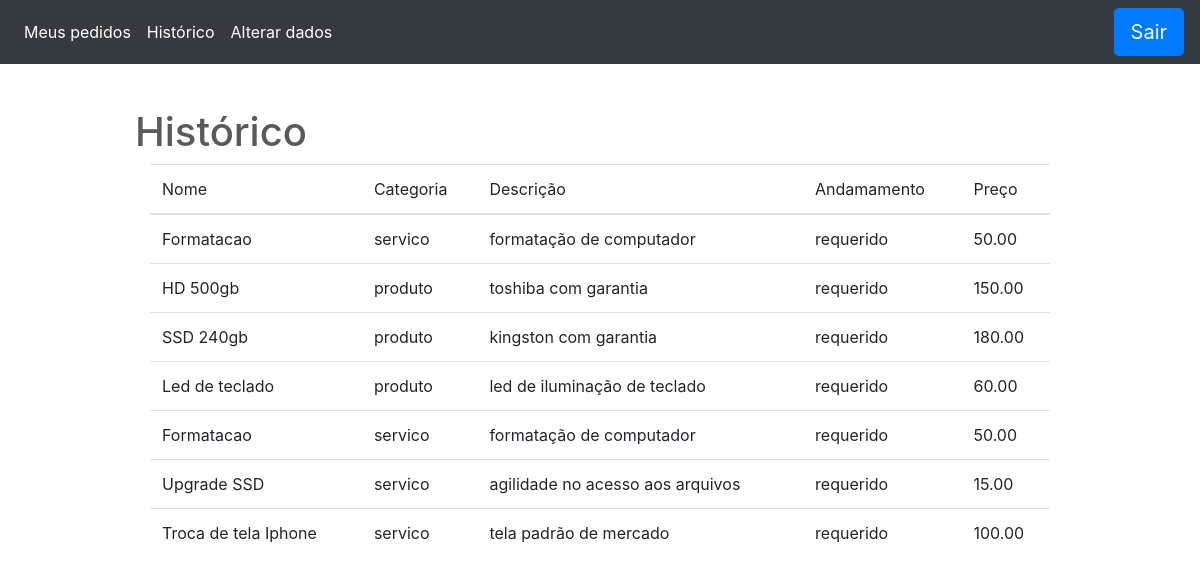
Before: /Controlers/Historico.php with the older database file.
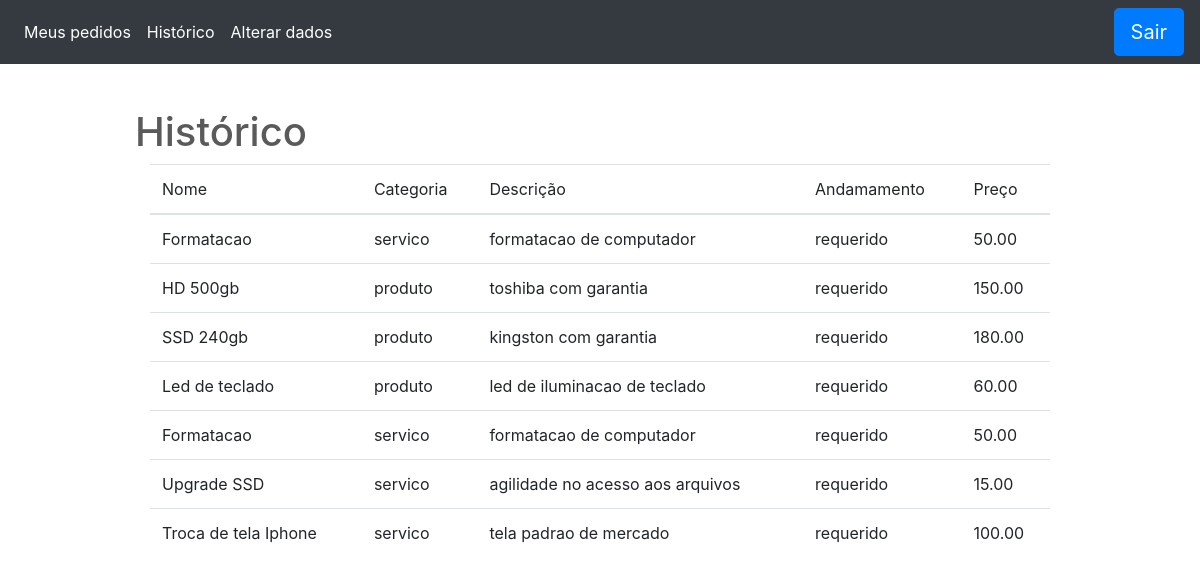
After: the same page with the newer database file.
### tables this page shows
CREATE TABLE venda
(
  id INT NOT NULL AUTO_INCREMENT,
  id_cliente INT NOT NULL,
  id_produto INT NOT NULL,
  andamento VARCHAR(150) NOT NULL,
  PRIMARY KEY(id)
);

CREATE TABLE produtos
(
  id INT NOT NULL AUTO_INCREMENT,
  nome VARCHAR(150) NOT NULL,
  preco DOUBLE(9,2) NOT NULL,
  quantidade INT NOT NULL,
  categoria ENUM('servico', 'produto'),
  descricao VARCHAR(150),
  PRIMARY KEY(id)
);

### Controlers/Consulta_vendas.php (called while the page is built)
<?php
    include('Conexao.php');
    $result_vend = mysqli_query($con,"SELECT * FROM venda");
?>

### Controlers/Consulta_historico.php (called while the page is built)
<?php
    include('Conexao.php');
    include('Consulta_vendas.php');
    $dadosv = $result_vend->fetch_array();
    $iv = $dadosv['id_cliente'];
    $result_hist = mysqli_query($con,"SELECT p.id, p.nome,p.categoria, p.descricao, v.andamento, p.preco FROM venda v INNER JOIN cliente c ON c.id = v.id_cliente INNER JOIN produtos p ON v.id_produto=p.id WHERE v.id_cliente = '$iv' ");
?>

### Controlers/Historico.php (the view, shortened to what this page needs)
<?php
    include('Conexao.php');
    include('Consulta_vendas.php');
    include('Consulta_historico.php');
?>
<!DOCTYPE html>
<html lang="pt-br">
  <head>
      <link rel="stylesheet" href="../Models/reset.css">
      <link rel="stylesheet" href="../Models/css/bootstrap.min.css">
      <link rel="stylesheet" href="../Models/css/bootstrap.css">
      <link rel="stylesheet" href="../Models/Carousel.css">
      <link rel="stylesheet" href="../Models/Estilo.css">
  </head>
  <body>
        <header>
            <nav class="navbar navbar-expand-md navbar-dark fixed-top bg-dark">
              <div class="collapse navbar-collapse" id="navbarCollapse">
                <ul class="navbar-nav mr-auto">
                    <li class="nav-item active">
                    <a class="nav-link" href="#">Meus pedidos</a>
                    </li>
                    <li class="nav-item active">
                      <a class="nav-link" href="#">Histórico</a>
                    </li>
                    <li class="nav-item active">
                    <a class="nav-link" href="#ADados">Alterar dados</a>
                    </li>
                </ul>
                <form class="form-inline mt-2 mt-md-0" method="post" action="./Logout.php">
                  <input type="submit" name="BTSair" class="btn btn-primary btn-lg btn-block btn-blue" value="Sair">
                </form>
              </div>
            </nav>
        </header>
      <main>
        <div class="Historico">
          <div class="container">
            <h1>Histórico</h1>
            <div class="col-md-12">
              <table class="table">
                  <thead>
                    <tr>
                      <th>Nome</th>
                      <th>Categoria</th>
                      <th>Descrição</th>
                      <th>Andamamento</th>
                      <th>Preço</th>
                    </tr>
                  </thead>
                  <tbody>
                    <?php while($hist = $result_hist->fetch_array()) { ?>
                      <tr>
                        <td><?php echo $hist['nome']; ?></td>
                        <td><?php echo $hist['categoria']; ?></td>
                        <td><?php echo $hist['descricao']; ?></td>
                        <td><?php echo $hist['andamento']; ?></td>
                        <td><?php echo $hist['preco']; ?></td>
                      </tr>
                    <?php } ?>
                  </tbody>
              </table>
            </div>
          </div>
        </div>
      </main>
  </body>
</html>

Changed rows visible on the page:
changed through a linked row, venda (number 1 of 7 on the later page): id_produto.descricao "formatação de computador" → "formatacao de computador"
changed through a linked row, venda "Led de teclado": id_produto.descricao "led de iluminação de teclado" → "led de iluminacao de teclado"
changed through a linked row, venda (number 5 of 7 on the later page): id_produto.descricao "formatação de computador" → "formatacao de computador"
changed through a linked row, venda "Troca de tela Iphone": id_produto.descricao "tela padrão de mercado" → "tela padrao de mercado"
